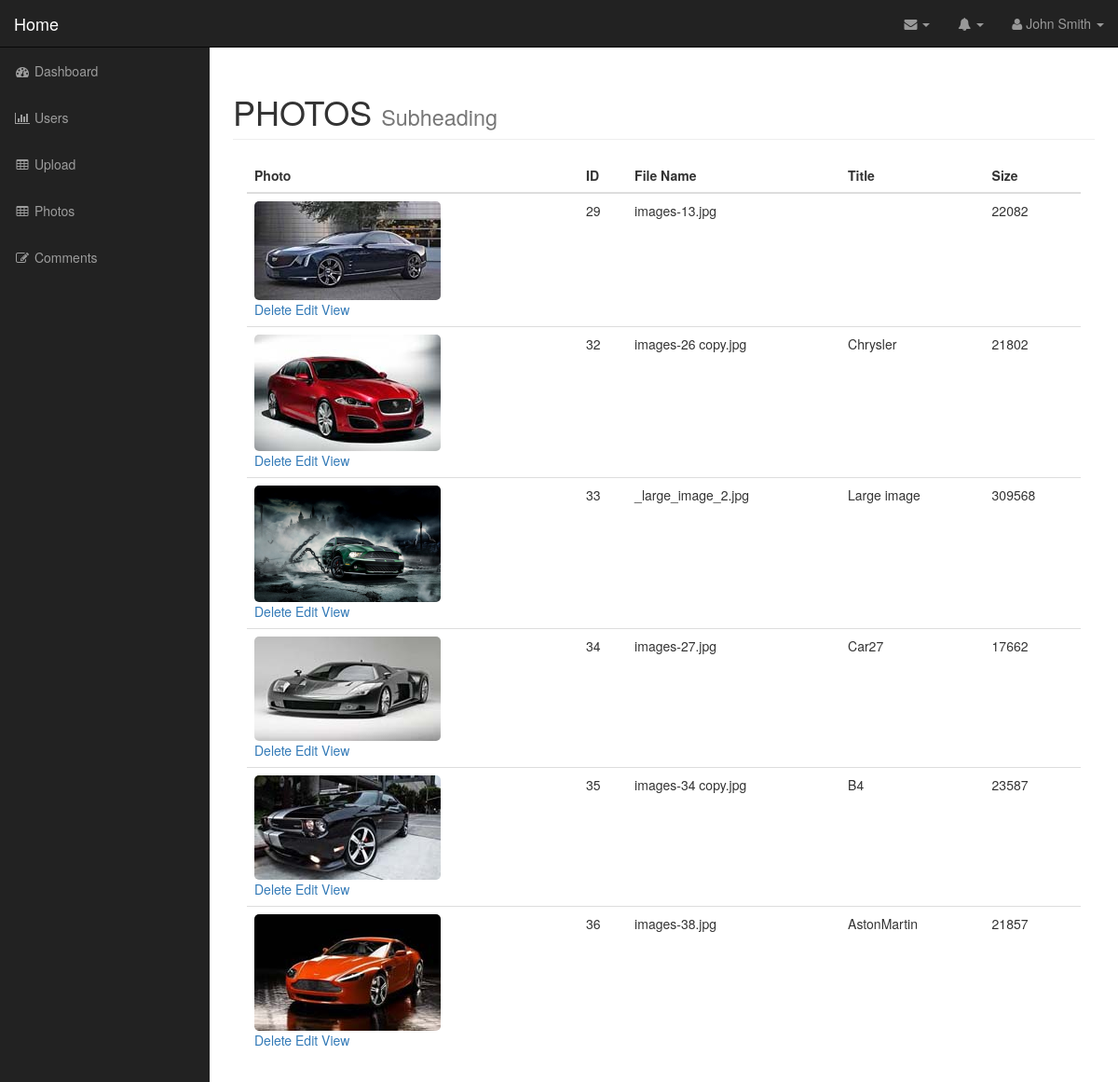
Screenshot of /admin/photos.php (signed in) with the database file from the repository.
### tables this page shows
CREATE TABLE IF NOT EXISTS `photos` (
  `id` int(11) NOT NULL AUTO_INCREMENT,
  `title` varchar(255) NOT NULL,
  `caption` varchar(255) NOT NULL,
  `description` text NOT NULL,
  `filename` varchar(255) NOT NULL,
  `alternate_text` varchar(255) NOT NULL,
  `type` varchar(255) NOT NULL,
  `size` int(11) NOT NULL,
  PRIMARY KEY (`id`)
);

### admin/includes/database.php (called while the page is built, shortened)
<?php
class Database {
	public $connection;
	public function open_db_connect()
	{
		$this->connection = new mysqli(DB_HOST, DB_USER, DB_PASSWORD, DB_NAME);
	}
	public function db_query($sqlstring)
	{
		$result = $this->connection->query($sqlstring);
		return $result;
	}
}
$database = new Database();
?>

### admin/includes/db_object.php (called while the page is built, shortened)
<?php
class Db_object {
	protected static $db_table = "users";
	public static function find_all()
	{
		return static::find_by_query("SELECT * FROM " . static::$db_table ." ");
	}
	public static function find_by_query($sqlstring)
	{
		global $database;
		$result_set = $database->db_query($sqlstring);
		$the_object_array = array();
		while ($row = mysqli_fetch_array($result_set)) {
			$the_object_array[] = static::instantiation($row);
		}
		return $the_object_array;
	}
	public static function instantiation($found_user)
	{
		$user_object = new $calling_class;
		foreach ($found_user as $attribute => $value) {
			if ($user_object->has_attribute($attribute)) {
				$user_object->$attribute = $value;
			}
		}
		return $user_object;
	}
		private function has_attribute($attribute)
	{
		$object_properties = get_object_vars($this);
		return array_key_exists($attribute, $object_properties);
	}
}
?>

### admin/includes/photo.php (called while the page is built, shortened)
<?php
class Photo extends Db_object {
	public $filename;
	public $upload_directory = "images";
	public function picture_path()
	{
		return $this->upload_directory.DS.$this->filename;
	}
}
?>

### admin/photos.php (the view, shortened to what this page needs)
<?php include("includes/header.php"); ?>
<?php
$photos = Photo::find_all();
?>
        <nav class="navbar navbar-inverse navbar-fixed-top" role="navigation">
        <?php include("includes/top_nav.php"); ?>
            <?php include("includes/side_nav.php"); ?>
        </nav>
        <div id="page-wrapper">
        <div class="container-fluid">
                <div class="row">
                    <div class="col-lg-12">
                        <h1 class="page-header">
                            PHOTOS
                            <small>Subheading</small>
                        </h1>
                        <div class="col-md-12">
                            <table class="table table-hover">
                                <thead>
                                    <tr>
                                        <th>Photo</th>
                                        <th>ID</th>
                                        <th>File Name</th>
                                        <th>Title</th>
                                        <th>Size</th>
                                    </tr>
                                </thead>
                                <tbody>
                                <?php foreach ($photos as $photo) : ?>
                                    <tr>
                                        <td><img class="admin-photo-thumbnail" src="<?php echo $photo->picture_path(); ?>" alt="">
                                    <div class="pictures_link">
                                            <a href="delete_photo.php?id=<?php echo $photo->id;?>">Delete</a>
                                            <a href="edit_photo.php?id=<?php echo $photo->id;?>">Edit</a>
                                            <a href="#">View</a>
                                    </div>
                                        </td>
                                        <td><?php echo $photo->id; ?></td>
                                        <td><?php echo $photo->filename; ?></td>
                                        <td><?php echo $photo->title; ?></td>
                                        <td><?php echo $photo->size; ?></td>
                                    </tr>
                                <?php endforeach; ?>
                                </tbody>
                            </table>
                        </div>
                    </div>
                </div>
            </div>
        </div>
  <?php include("includes/footer.php"); ?>

### admin/css/sb-admin.css (style rules this page uses)
body { margin-top: 100px; background-color: #222; }
@media (min-width:768px) { body { margin-top: 50px; } }
#page-wrapper { width: 100%; padding: 0; background-color: #fff; }
@media (min-width:768px) { #page-wrapper { padding: 10px; } }

### admin/css/styles.css (style rules this page uses)
.admin-photo-thumbnail { width: 200px; border-radius: 5px; }

### rows the page displays
photos: filename (picture), id "29", filename "images-13.jpg", size "22082"
photos: filename (picture), id "32", filename "images-26 copy.jpg", title "Chrysler", size "21802"
photos: filename (picture), id "33", filename "_large_image_2.jpg", title "Large image", size "309568"
photos: filename (picture), id "34", filename "images-27.jpg", title "Car27", size "17662"
photos: filename (picture), id "35", filename "images-34 copy.jpg", title "B4", size "23587"
photos: filename (picture), id "36", filename "images-38.jpg", title "AstonMartin", size "21857"
